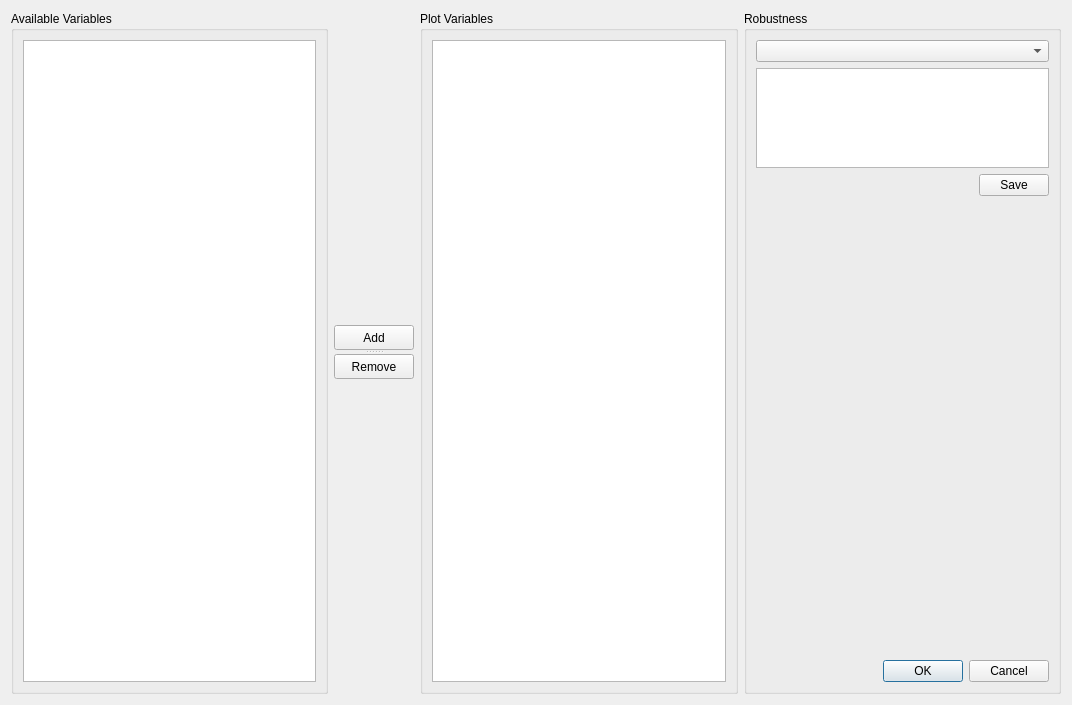
<?xml version="1.0" encoding="UTF-8"?>
<ui version="4.0">
 <class>SelectPlotVarsForm</class>
 <widget class="QWidget" name="SelectPlotVarsForm">
  <property name="geometry">
   <rect>
    <x>0</x>
    <y>0</y>
    <width>1072</width>
    <height>705</height>
   </rect>
  </property>
  <property name="windowTitle">
   <string>Select Variables to Plot</string>
  </property>
  <layout class="QGridLayout" name="gridLayout_4">
   <item row="0" column="0">
    <widget class="QGroupBox" name="groupBox">
     <property name="title">
      <string>Available Variables</string>
     </property>
     <layout class="QGridLayout" name="gridLayout_3">
      <item row="0" column="0">
       <widget class="QListWidget" name="m_availableVarsListWidget"/>
      </item>
     </layout>
    </widget>
   </item>
   <item row="0" column="1">
    <widget class="QSplitter" name="splitter_2">
     <property name="orientation">
      <enum>Qt::Vertical</enum>
     </property>
     <widget class="QPushButton" name="m_addVarsButton">
      <property name="sizePolicy">
       <sizepolicy hsizetype="Preferred" vsizetype="Fixed">
        <horstretch>0</horstretch>
        <verstretch>0</verstretch>
       </sizepolicy>
      </property>
      <property name="minimumSize">
       <size>
        <width>80</width>
        <height>0</height>
       </size>
      </property>
      <property name="maximumSize">
       <size>
        <width>60</width>
        <height>25</height>
       </size>
      </property>
      <property name="text">
       <string>Add</string>
      </property>
     </widget>
     <widget class="QPushButton" name="m_removeVarsButton">
      <property name="sizePolicy">
       <sizepolicy hsizetype="Preferred" vsizetype="Fixed">
        <horstretch>0</horstretch>
        <verstretch>0</verstretch>
       </sizepolicy>
      </property>
      <property name="minimumSize">
       <size>
        <width>80</width>
        <height>0</height>
       </size>
      </property>
      <property name="maximumSize">
       <size>
        <width>60</width>
        <height>25</height>
       </size>
      </property>
      <property name="text">
       <string>Remove</string>
      </property>
     </widget>
    </widget>
   </item>
   <item row="0" column="2">
    <widget class="QGroupBox" name="groupBox_2">
     <property name="title">
      <string>Plot Variables</string>
     </property>
     <layout class="QGridLayout" name="gridLayout_2">
      <item row="0" column="0">
       <widget class="QListWidget" name="m_plotVarsListWidget"/>
      </item>
     </layout>
    </widget>
   </item>
   <item row="0" column="3">
    <widget class="QGroupBox" name="groupBox_3">
     <property name="title">
      <string>Robustness</string>
     </property>
     <layout class="QGridLayout" name="gridLayout">
      <item row="0" column="0">
       <widget class="QComboBox" name="m_robustnessCombo">
        <property name="toolTip">
         <string>Choose Robustness Indicators</string>
        </property>
       </widget>
      </item>
      <item row="1" column="0">
       <widget class="QTableView" name="m_robustnessParamsTable">
        <property name="maximumSize">
         <size>
          <width>16777215</width>
          <height>100</height>
         </size>
        </property>
        <property name="toolTip">
         <string>Parameters for Robustness Indicators</string>
        </property>
       </widget>
      </item>
      <item row="2" column="0">
       <layout class="QHBoxLayout" name="horizontalLayout_3">
        <item>
         <spacer name="horizontalSpacer">
          <property name="orientation">
           <enum>Qt::Horizontal</enum>
          </property>
          <property name="sizeHint" stdset="0">
           <size>
            <width>40</width>
            <height>20</height>
           </size>
          </property>
         </spacer>
        </item>
        <item>
         <widget class="QPushButton" name="m_saveRobustnessButton">
          <property name="minimumSize">
           <size>
            <width>70</width>
            <height>0</height>
           </size>
          </property>
          <property name="maximumSize">
           <size>
            <width>50</width>
            <height>25</height>
           </size>
          </property>
          <property name="text">
           <string>Save</string>
          </property>
         </widget>
        </item>
       </layout>
      </item>
      <item row="3" column="0">
       <spacer name="verticalSpacer_3">
        <property name="orientation">
         <enum>Qt::Vertical</enum>
        </property>
        <property name="sizeHint" stdset="0">
         <size>
          <width>20</width>
          <height>40</height>
         </size>
        </property>
       </spacer>
      </item>
      <item row="4" column="0">
       <widget class="QDialogButtonBox" name="m_buttonBox">
        <property name="standardButtons">
         <set>QDialogButtonBox::Cancel|QDialogButtonBox::Ok</set>
        </property>
       </widget>
      </item>
     </layout>
    </widget>
   </item>
  </layout>
 </widget>
 <resources/>
 <connections>
  <connection>
   <sender>m_buttonBox</sender>
   <signal>accepted()</signal>
   <receiver>SelectPlotVarsForm</receiver>
   <slot>close()</slot>
   <hints>
    <hint type="sourcelabel">
     <x>435</x>
     <y>574</y>
    </hint>
    <hint type="destinationlabel">
     <x>359</x>
     <y>591</y>
    </hint>
   </hints>
  </connection>
  <connection>
   <sender>m_buttonBox</sender>
   <signal>rejected()</signal>
   <receiver>SelectPlotVarsForm</receiver>
   <slot>close()</slot>
   <hints>
    <hint type="sourcelabel">
     <x>513</x>
     <y>573</y>
    </hint>
    <hint type="destinationlabel">
     <x>492</x>
     <y>591</y>
    </hint>
   </hints>
  </connection>
 </connections>
</ui>
